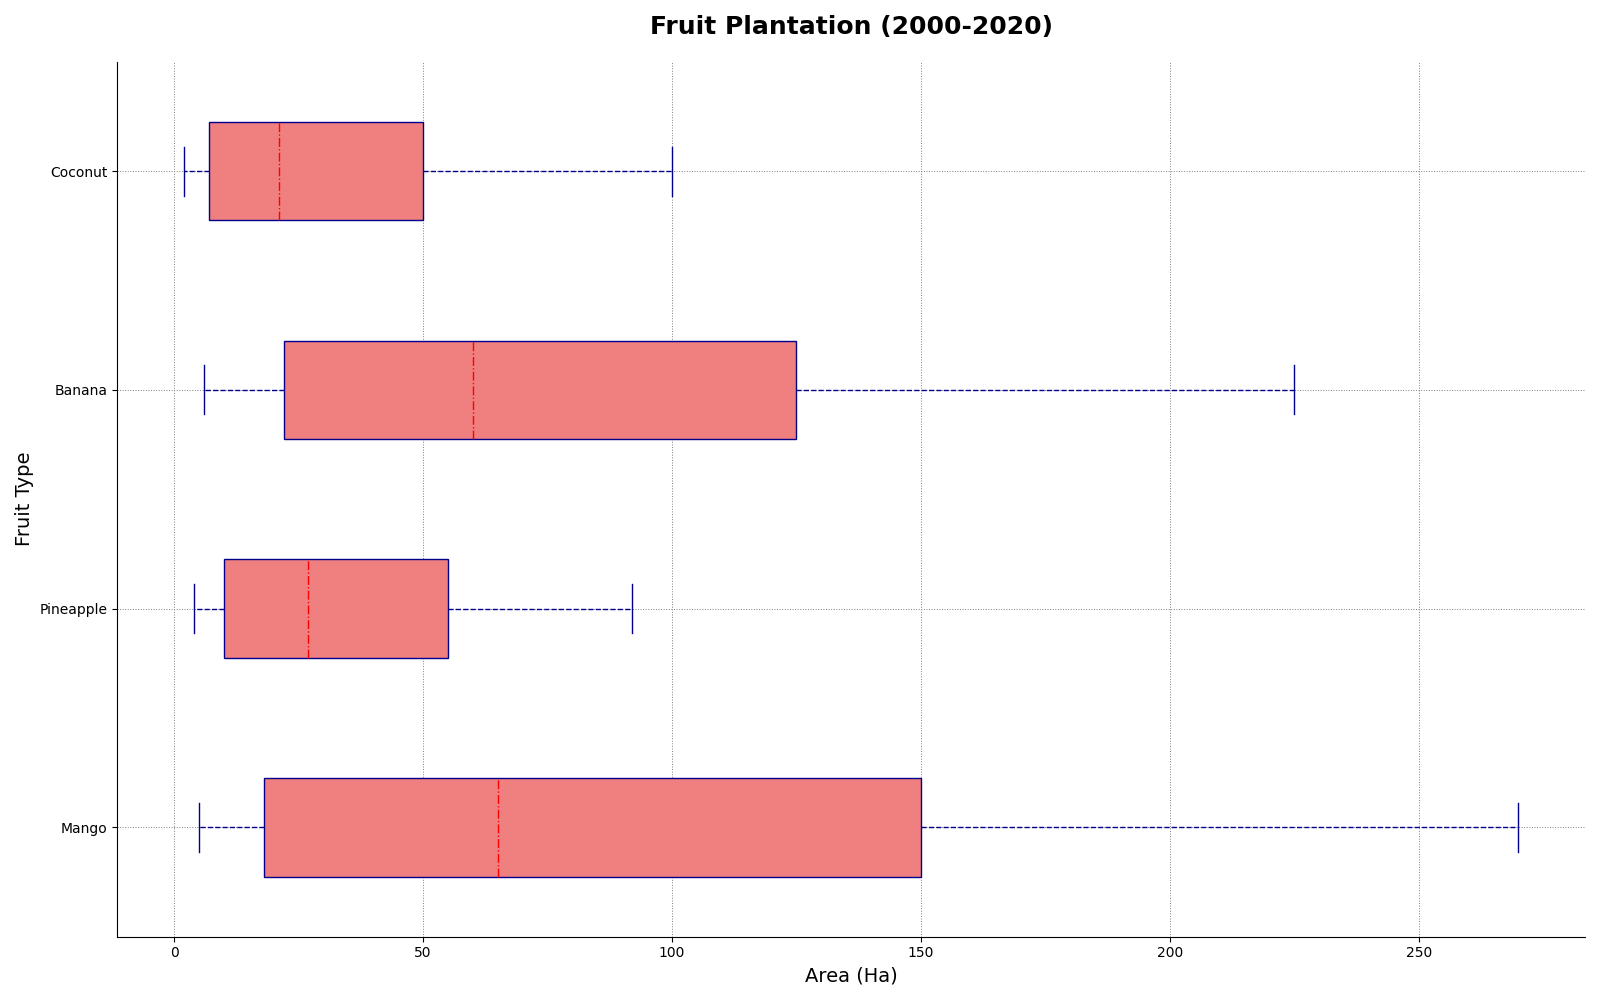

Source code (Python):
import numpy as np
import matplotlib.pyplot as plt

years = np.arange(2000, 2021)

mango = np.array([5, 7, 8, 10, 14, 18, 22, 30, 40, 52, 65, 80, 98, 115, 135, 150, 170, 195, 220, 245, 270])
pineapple = np.array([4, 5, 6, 7, 9, 10, 12, 15, 18, 22, 27, 32, 40, 45, 50, 55, 62, 70, 78, 85, 92])
banana = np.array([6, 8, 10, 14, 18, 22, 28, 35, 42, 50, 60, 70, 85, 95, 110, 125, 140, 160, 182, 200, 225])
coconut = np.array([2, 3, 4, 5, 6, 7, 9, 11, 14, 17, 21, 25, 30, 35, 42, 50, 58, 68, 78, 88, 100])

plantation_data = np.vstack([mango, pineapple, banana, coconut])

fig, ax = plt.subplots(figsize=(16, 10))

fruit_labels = ['Mango', 'Pineapple', 'Banana', 'Coconut']
boxplot_data = np.transpose(plantation_data)

ax.boxplot(boxplot_data, vert=False, patch_artist=True,
           boxprops=dict(facecolor="#f08080", color="darkblue"),
           whiskerprops=dict(color="darkblue", linestyle="--"),
           capprops=dict(color="darkblue"),
           flierprops=dict(markerfacecolor='g', marker='*', markersize=8, color="darkblue"),
           medianprops=dict(color="red", linestyle="-."))

ax.grid(True, linestyle=':', linewidth=0.7, color='gray')

ax.spines['right'].set_visible(False)
ax.spines['top'].set_visible(False)

ax.set_yticklabels(fruit_labels)
ax.set_title("Fruit Plantation (2000-2020)", fontsize=18, fontweight='bold', pad=20)
ax.set_xlabel('Area (Ha)', fontsize=14)
ax.set_ylabel('Fruit Type', fontsize=14)

plt.tight_layout()
plt.show()
